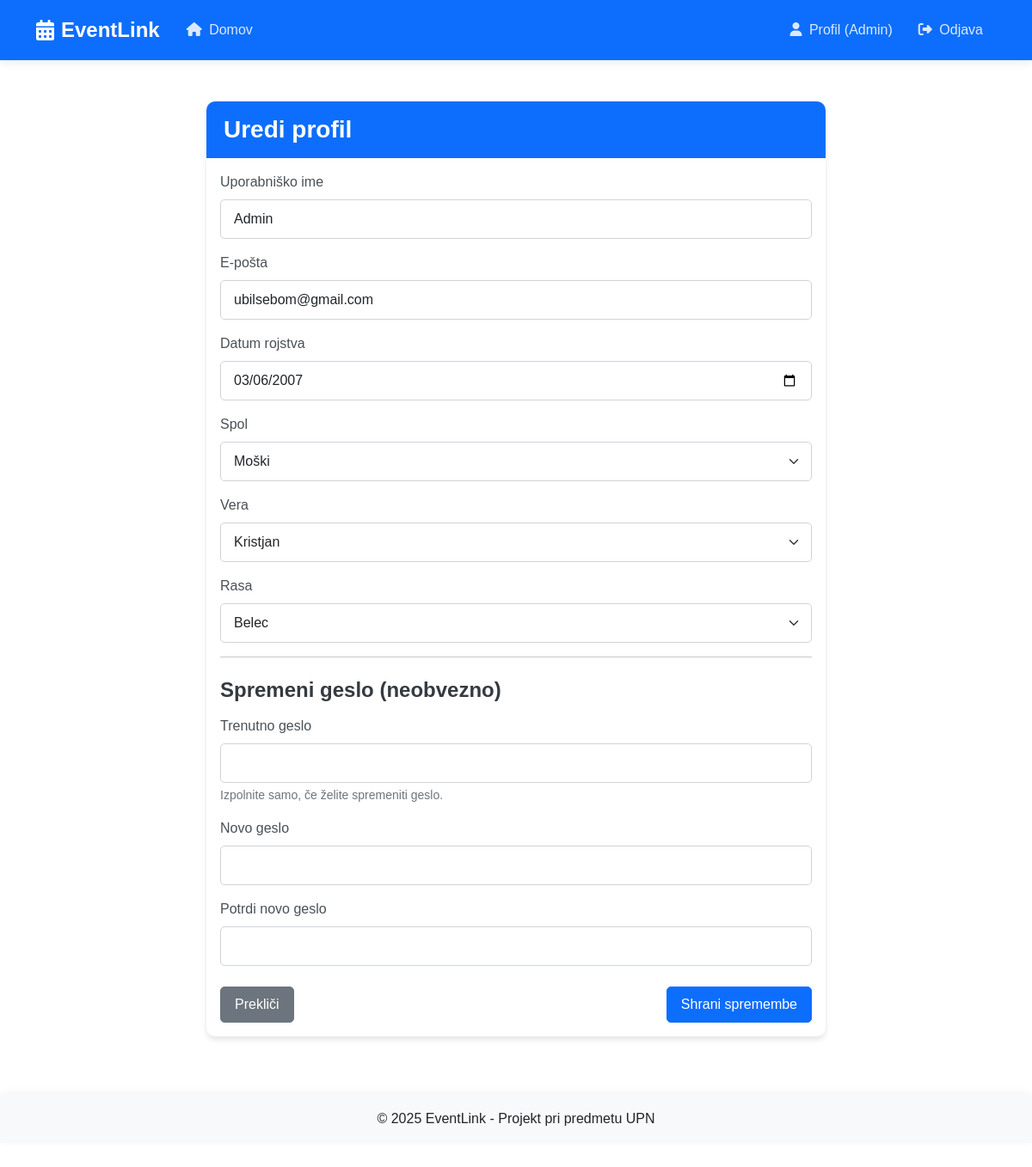
The app's page /edit_profile (signed in) with its own data.
### tables this page shows
CREATE TABLE users (
        id INTEGER PRIMARY KEY AUTOINCREMENT,
        username TEXT NOT NULL,
        email TEXT UNIQUE NOT NULL,
        password TEXT NOT NULL,
        gender TEXT NOT NULL,
        religion TEXT NOT NULL,
        race TEXT NOT NULL,
        date_of_birth TEXT NOT NULL,
        created_at TEXT NOT NULL
    );

### app.py (the view, shortened to what this page needs)
@app.route('/edit_profile', methods=['GET', 'POST'])
def edit_profile():
    if 'user_id' not in session:
        flash('Za urejanje profila se morate prijaviti!', 'danger')
        return redirect(url_for('login'))
    user_id = session['user_id']
    db = get_db()
    cursor = db.execute('SELECT * FROM users WHERE id = ?', (user_id,))
    user = cursor.fetchone()
    return render_template('edit_profile.html', user=user)

### app.py (called while the page is built)
def get_db():
    db = getattr(g, '_database', None)
    if db is None:
        db = g._database = sqlite3.connect(DATABASE)
        db.row_factory = sqlite3.Row  # da lahko dostopamo do stolpcev po imenih
    return db

@app.teardown_appcontext
def close_connection(exception):
    db = getattr(g, '_database', None)
    if db is not None:
        db.close()

### templates/edit_profile.html (shortened to what this page needs)
{% extends 'base.html' %}
{% block content %}
<div class="container mt-5">
    <div class="row justify-content-center">
        <div class="col-md-8">
            <div class="card">
                <div class="card-header bg-primary text-white">
                    <h3 class="mb-0 nasl">Uredi profil</h3>
                </div>
                <div class="card-body">
                    <form method="POST" action="{{ url_for('edit_profile') }}">
                        <div class="mb-3">
                            <label for="username" class="form-label">Uporabniško ime</label>
                            <input type="text" class="form-control" id="username" name="username" value="{{ user['username'] }}" required>
                        </div>
                        <div class="mb-3">
                            <label for="email" class="form-label">E-pošta</label>
                            <input type="email" class="form-control" id="email" name="email" value="{{ user['email'] }}" required>
                        </div>
                        <div class="mb-3">
                            <label for="date_of_birth" class="form-label">Datum rojstva</label>
                            <input type="date" class="form-control" id="date_of_birth" name="date_of_birth" value="{{ user['date_of_birth'] }}" required>
                        </div>
                        <div class="mb-3">
                            <label for="gender" class="form-label">Spol</label>
                            <select class="form-select" id="gender" name="gender" required>
                                <option value="moski" {% if user['gender'] == 'moski' %}selected{% endif %}>Moški</option>
                            </select>
                        </div>
                        <div class="mb-3">
                            <label for="religion" class="form-label">Vera</label>
                            <select class="form-select" id="religion" name="religion" required>
                                <option value="kristjan" {% if user['religion'] == 'kristjan' %}selected{% endif %}>Kristjan</option>
                            </select>
                        </div>
                        <div class="mb-3">
                            <label for="race" class="form-label">Rasa</label>
                            <select class="form-select" id="race" name="race" required>
                                <option value="belc" {% if user['race'] == 'belc' %}selected{% endif %}>Belec</option>
                            </select>
                        </div>
                        <hr>
                        <h4 class="mt-4 mb-3">Spremeni geslo (neobvezno)</h4>
                        <div class="mb-3">
                            <label for="current_password" class="form-label">Trenutno geslo</label>
                            <input type="password" class="form-control" id="current_password" name="current_password">
                            <div class="form-text">Izpolnite samo, če želite spremeniti geslo.</div>
                        </div>
                        <div class="mb-3">
                            <label for="new_password" class="form-label">Novo geslo</label>
                            <input type="password" class="form-control" id="new_password" name="new_password">
                        </div>
                        <div class="mb-3">
                            <label for="confirm_password" class="form-label">Potrdi novo geslo</label>
                            <input type="password" class="form-control" id="confirm_password" name="confirm_password">
                        </div>
                        <div class="d-flex justify-content-between mt-4">
                            <a href="{{ url_for('profile') }}" class="btn btn-secondary">Prekliči</a>
                            <button type="submit" class="btn btn-primary">Shrani spremembe</button>
                        </div>
                    </form>
                </div>
            </div>
        </div>
    </div>
</div>
{% endblock %}

### templates/base.html (shortened to what this page needs)
<!DOCTYPE html>
<html lang="sl">
<head>
    <link href="https://cdn.jsdelivr.net/npm/bootstrap@5.3.0-alpha1/dist/css/bootstrap.min.css" rel="stylesheet">
    <link rel="stylesheet" href="https://cdnjs.cloudflare.com/ajax/libs/font-awesome/6.4.0/css/all.min.css">
    <link rel="stylesheet" href="https://cdnjs.cloudflare.com/ajax/libs/animate.css/4.1.1/animate.min.css">
    <link rel="stylesheet" href="{{ url_for('static', filename='css/style.css') }}">
</head>
<body>
    <nav class="navbar navbar-expand-lg navbar-dark bg-primary sticky-top">
        <div class="container">
            <a class="navbar-brand d-flex align-items-center" href="{{ url_for('home') }}">
                <i class="fas fa-calendar-alt me-2"></i>
                <span>EventLink</span>
            </a>
            <div class="collapse navbar-collapse" id="navbarNav">
                <ul class="navbar-nav me-auto">
                    <li class="nav-item">
                        <a class="nav-link" href="{{ url_for('home') }}">
                            <i class="fas fa-home me-1"></i> Domov
                        </a>
                    </li>
                </ul>
                <ul class="navbar-nav ms-auto">
                    {% if 'user_id' in session %}
                        <li class="nav-item">
                            <a class="nav-link" href="{{ url_for('profile') }}">
                                <i class="fas fa-user me-1"></i> Profil ({{ session['username'] }})
                            </a>
                        </li>
                        <li class="nav-item">
                            <a class="nav-link" href="{{ url_for('logout') }}">
                                <i class="fas fa-sign-out-alt me-1"></i> Odjava
                            </a>
                        </li>
                    {% endif %}
                </ul>
            </div>
        </div>
    </nav>
    <div class="container mt-4">
        {% block content %}{% endblock %}
    </div>
    <footer class="mt-5 py-3 bg-light text-center">
        <div class="container">
            <p class="mb-0">&copy; 2025 EventLink - Projekt pri predmetu UPN</p>
        </div>
    </footer>
</body>
</html>

### static/css/style.css (style rules this page uses)
body { font-family: 'Arial', sans-serif; padding-bottom: 50px; transition: background-color 0.5s ease; }
.nasl { color:white; }
.card { transition: transform 0.3s ease, box-shadow 0.3s ease; border-radius: 10px; box-shadow: 0 4px 6px rgba(0, 0, 0, 0.1); overflow: hidden; border: none; margin-bottom: 20px; }
.card-header { border-bottom: none; padding: 1rem 1.25rem; }
.btn { border-radius: 5px; transition: all 0.3s ease; padding: 8px 16px; font-weight: 500; }
.btn-primary { background-color: #0d6efd; border-color: #0d6efd; }
.navbar { box-shadow: 0 2px 10px rgba(0, 0, 0, 0.1); padding: 12px 0; }
.navbar-brand { font-weight: 700; font-size: 1.5rem; }
.navbar-dark .navbar-nav .nav-link { color: rgba(255, 255, 255, 0.85); padding: 8px 15px; font-weight: 500; transition: all 0.3s ease; }
footer { position: relative; margin-top: 3rem; width: 100%; box-shadow: 0 -2px 10px rgba(0, 0, 0, 0.05); }
.form-control, .form-select { border-radius: 5px; padding: 10px 15px; border: 1px solid #ced4da; transition: all 0.3s ease; }
.form-label { font-weight: 500; margin-bottom: 0.5rem; color: #495057; }
.form-text { color: #6c757d; }
h1, h2, h3, h4, h5, h6 { margin-bottom: 1.5rem; color: #343a40; font-weight: 700; }

### records on screen
users: username "Admin", email "ubilsebom@gmail.com", date_of_birth "03/06/2007", gender "Moški", religion "Kristjan", race "Belec"
